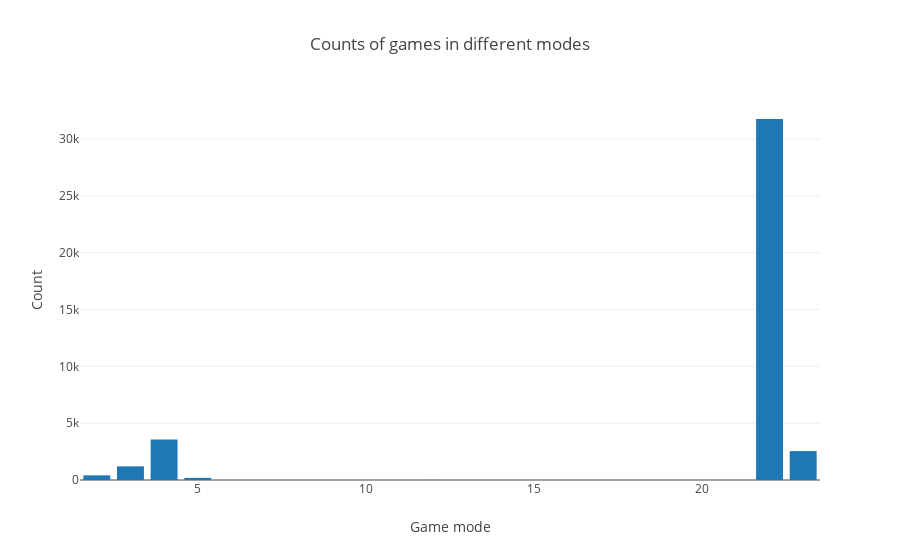

The cell this chart's notebook holds for it:
### Markdown cell above
### Plotly

### Code cell
train_modes['game_mode'] = train_modes['game_mode'].astype(str)
data=[go.Bar(
    x=train_modes['game_mode'],
    y=train_modes['count'],
    name='Game mode'
)]

layout = go.Layout(title='Counts of games in different modes',
                  xaxis=dict(title='Game mode'),
                  yaxis=dict(title='Count'))

fig = go.Figure(data=data, layout=layout)
iplot(fig, filename='bar')

### Figure 1 — Plotly figure (JSON) as saved in the notebook; plotly's stock layout.template omitted (floating-point values rounded to 4 significant figures)
{"data": [{"name": "Game mode", "type": "bar", "uid": "1451b792-8dbe-4ada-8fe8-c876e3e52e82", "x": ["22", "4", "23", "3", "2", "5", "12", "16"], "y": [31762, 3564, 2546, 1200, 408, 188, 5, 2]}], "layout": {"title": {"text": "Counts of games in different modes"}, "xaxis": {"title": {"text": "Game mode"}}, "yaxis": {"title": {"text": "Count"}}}}
